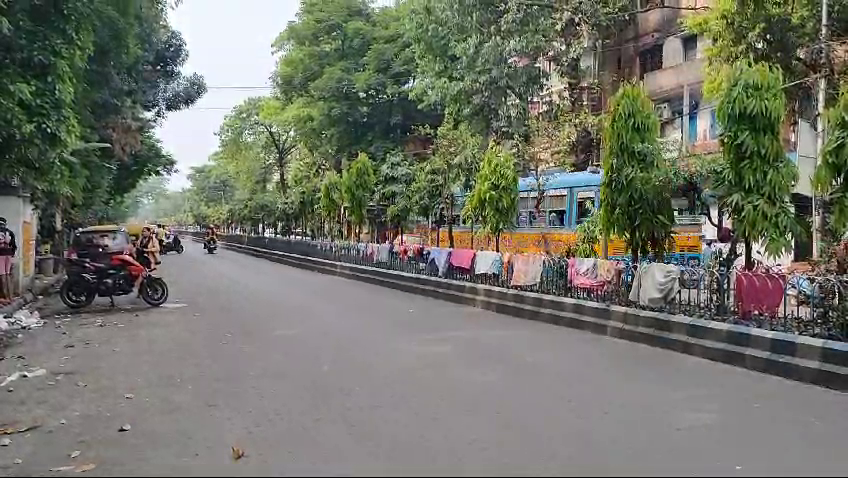
#> input picture frame 34 of video.mp4, 848 x 478 px
$ python main.py
#> lines starting #> are read from the running program, lines starting #| are printed output that depends on the picture
import cv2
import time
import numpy as np
# Create our body classifier
car_classifier = cv2.CascadeClassifier('haarcascade_car.xml')
# Initiate video capture for video file
cap = cv2.VideoCapture('video.mp4')
#cap
#<VideoCapture 000001CB9ABC0F90>
# Loop once video is successfully loaded
while cap.isOpened():

    time.sleep(.05)
    # Read first frame
    ret, frame = cap.read()
#> frame is the input picture: shape (478, 848, 3); mean B, G, R 105.6, 116.5, 114.5
    gray = cv2.cvtColor(frame, cv2.COLOR_BGR2GRAY)
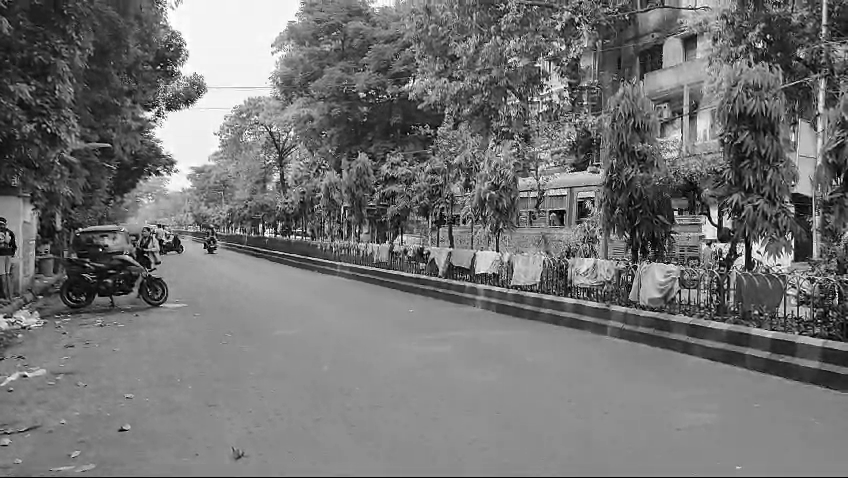
#> gray: shape (478, 848); min 0, max 255, mean 114.6

    # Pass frame to our car classifier
    cars = car_classifier.detectMultiScale(gray, 1.4, 2)
#> cars = ()

    # Extract bounding boxes for any bodies identified
    for (x,y,w,h) in cars:
        cv2.rectangle(frame, (x, y), (x+w, y+h), (0, 255, 255), 2)
        cv2.imshow('Cars', frame)
#> this loop made 0 passes

    if cv2.waitKey(1) ==13: #13 is the Enter Key
#> (key Esc is pressed here)
        break

cap.release()
cv2.destroyAllWindows()

$ run again, starting later in the video
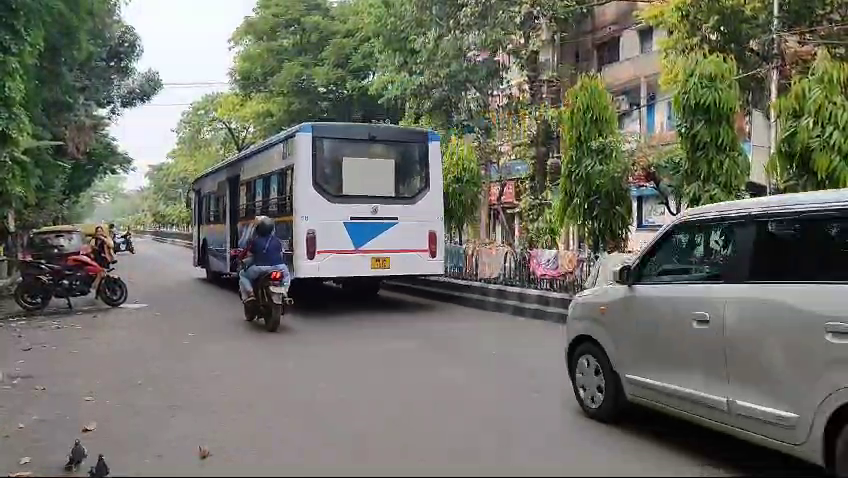
#> input picture frame 156 of video.mp4, 848 x 478 px
#> frame is the input picture: shape (478, 848, 3); mean B, G, R 101.6, 111.7, 110.6
#> `gray = cv2.cvtColor(frame, cv2.COLOR_BGR2GRAY)`:
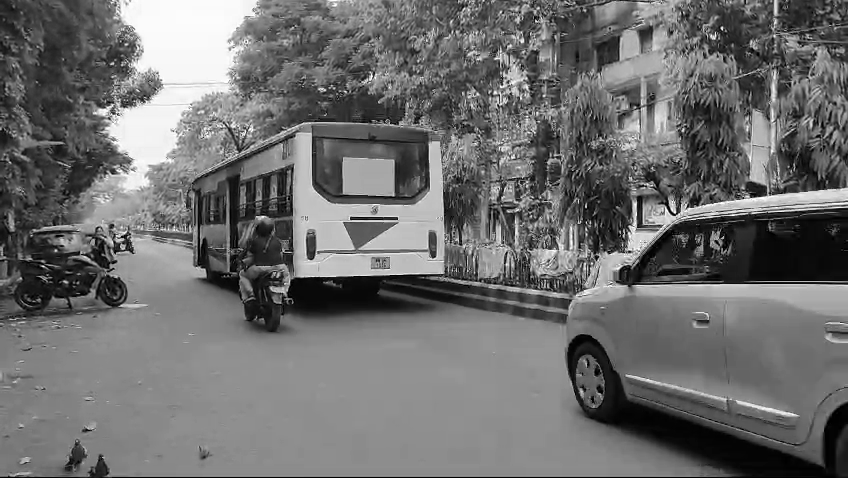
#> gray: shape (478, 848); min 0, max 255, mean 110.2
#> cars = ()

$ run again, starting later in the video
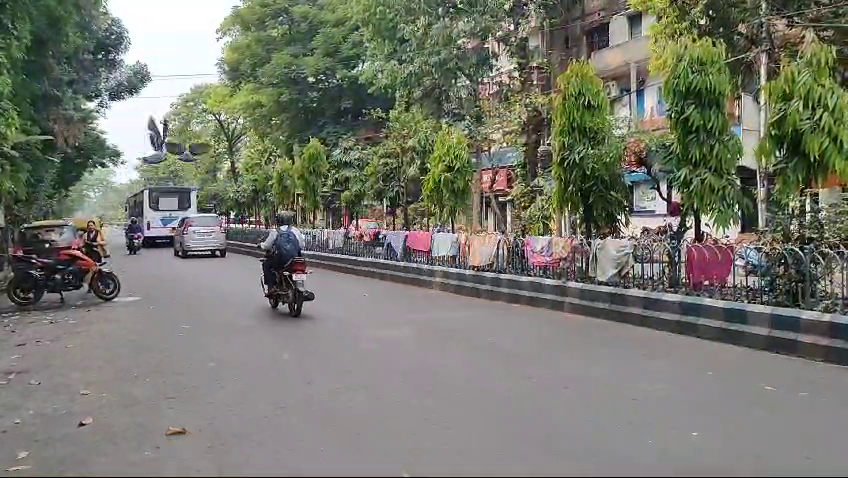
#> input picture frame 277 of video.mp4, 848 x 478 px
#> frame is the input picture: shape (478, 848, 3); mean B, G, R 110.1, 120.7, 119.3
#> `gray = cv2.cvtColor(frame, cv2.COLOR_BGR2GRAY)`:
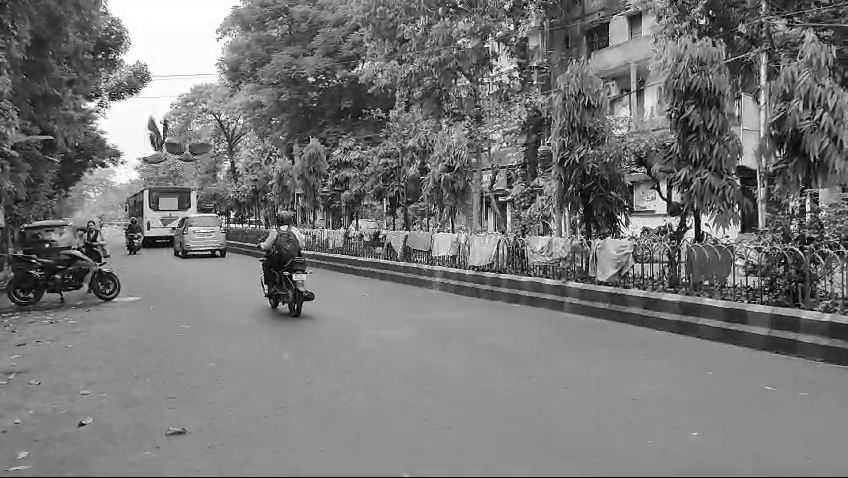
#> gray: shape (478, 848); min 0, max 255, mean 119
#> cars = [[176, 220, 55, 55]]
#> the loop `for (x,y,w,h) in cars:` made 1 pass
#> pass 1, `cv2.imshow('Cars', frame)`:
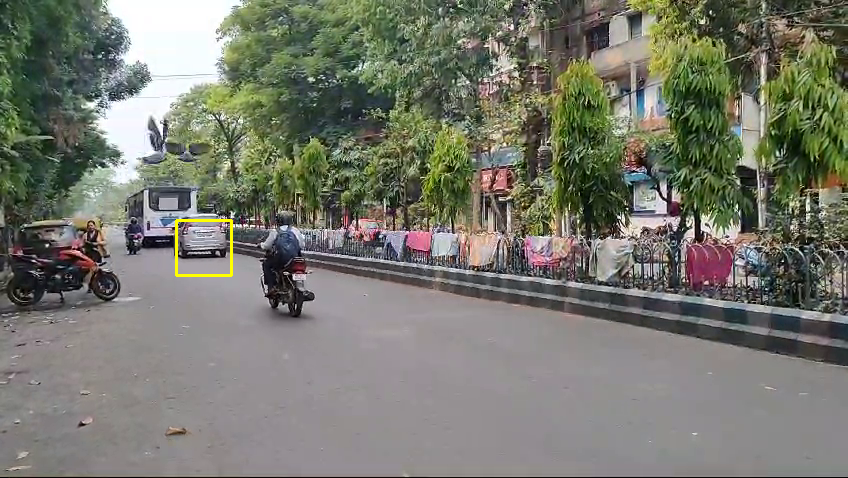
#> window 'Cars': shape (478, 848, 3); mean B, G, R 109.9, 120.9, 119.5
